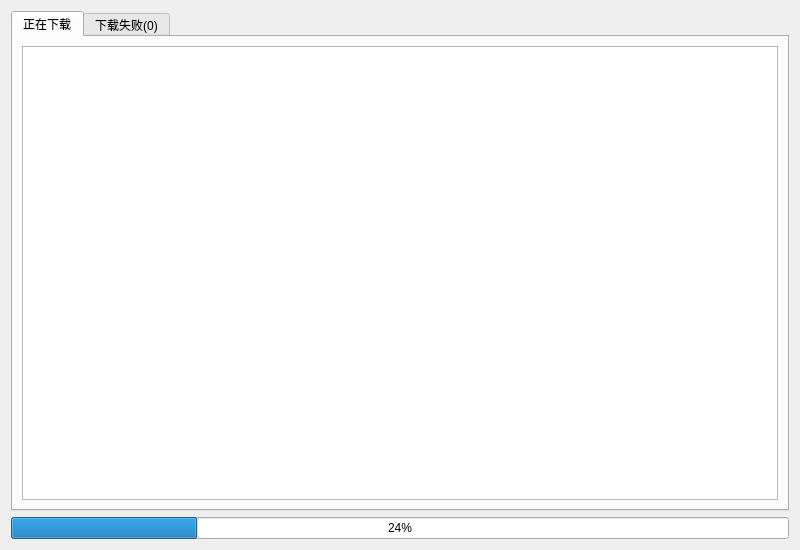
<?xml version="1.0" encoding="UTF-8"?>
<ui version="4.0">
 <class>DownloadQueueDialog</class>
 <widget class="QDialog" name="DownloadQueueDialog">
  <property name="geometry">
   <rect>
    <x>0</x>
    <y>0</y>
    <width>800</width>
    <height>550</height>
   </rect>
  </property>
  <property name="sizePolicy">
   <sizepolicy hsizetype="Minimum" vsizetype="Preferred">
    <horstretch>0</horstretch>
    <verstretch>0</verstretch>
   </sizepolicy>
  </property>
  <property name="minimumSize">
   <size>
    <width>670</width>
    <height>350</height>
   </size>
  </property>
  <property name="windowTitle">
   <string>下载管理</string>
  </property>
  <property name="styleSheet">
   <string notr="true"/>
  </property>
  <layout class="QVBoxLayout" name="verticalLayout">
   <item>
    <widget class="QTabWidget" name="tabWidget">
     <property name="enabled">
      <bool>true</bool>
     </property>
     <property name="currentIndex">
      <number>0</number>
     </property>
     <widget class="QWidget" name="tab">
      <attribute name="title">
       <string>正在下载</string>
      </attribute>
      <layout class="QHBoxLayout" name="horizontalLayout">
       <item>
        <widget class="QListWidget" name="downloadingListWidget">
         <property name="styleSheet">
          <string notr="true">QWidget:focus {
	outline: none;
}

QListWidget::Item {
	border-bottom:1px solid gray;
}</string>
         </property>
        </widget>
       </item>
      </layout>
     </widget>
     <widget class="QWidget" name="tab_2">
      <attribute name="title">
       <string>下载失败(0)</string>
      </attribute>
      <layout class="QVBoxLayout" name="verticalLayout_2">
       <item>
        <widget class="QListWidget" name="downloadFailedListWidget"/>
       </item>
       <item>
        <layout class="QHBoxLayout" name="horizontalLayout_2">
         <item>
          <spacer name="horizontalSpacer">
           <property name="orientation">
            <enum>Qt::Horizontal</enum>
           </property>
           <property name="sizeHint" stdset="0">
            <size>
             <width>40</width>
             <height>20</height>
            </size>
           </property>
          </spacer>
         </item>
         <item alignment="Qt::AlignHCenter">
          <widget class="QPushButton" name="selectAllBtn">
           <property name="enabled">
            <bool>true</bool>
           </property>
           <property name="text">
            <string>全选</string>
           </property>
          </widget>
         </item>
         <item alignment="Qt::AlignHCenter">
          <widget class="QPushButton" name="retryBtn">
           <property name="enabled">
            <bool>false</bool>
           </property>
           <property name="text">
            <string>重试</string>
           </property>
          </widget>
         </item>
         <item>
          <spacer name="horizontalSpacer_2">
           <property name="orientation">
            <enum>Qt::Horizontal</enum>
           </property>
           <property name="sizeHint" stdset="0">
            <size>
             <width>40</width>
             <height>20</height>
            </size>
           </property>
          </spacer>
         </item>
        </layout>
       </item>
      </layout>
     </widget>
    </widget>
   </item>
   <item>
    <widget class="QProgressBar" name="progressBar">
     <property name="value">
      <number>24</number>
     </property>
    </widget>
   </item>
  </layout>
 </widget>
 <resources/>
 <connections/>
</ui>
